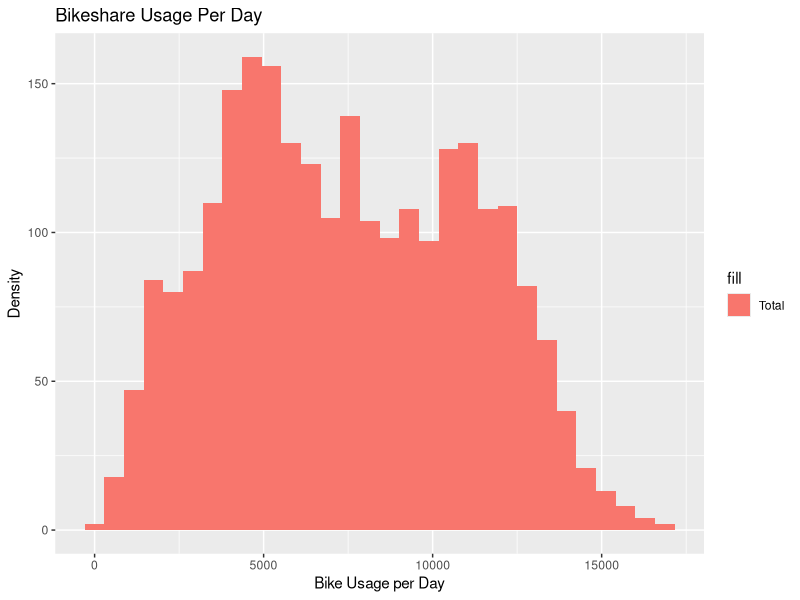
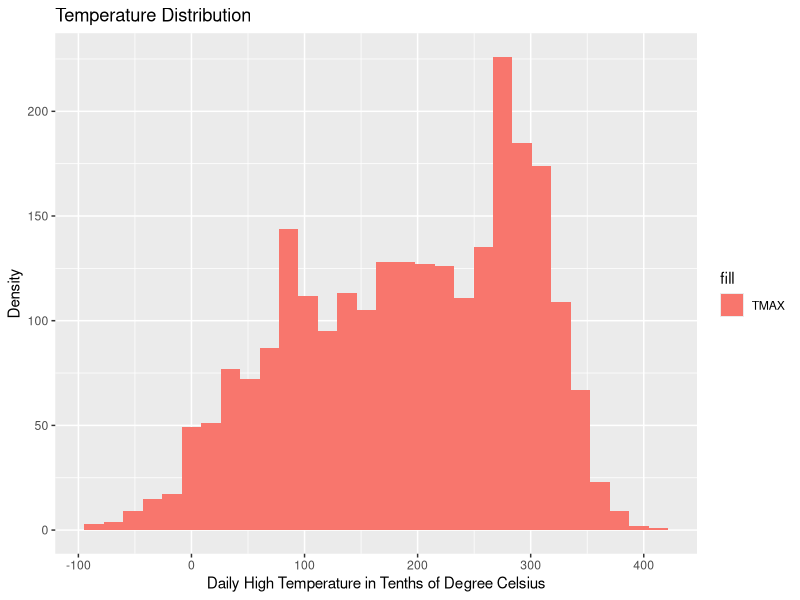
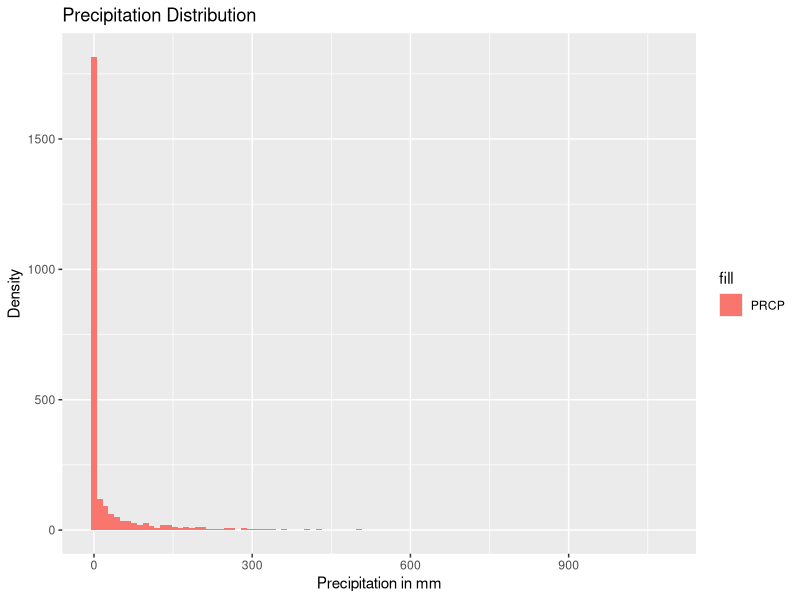
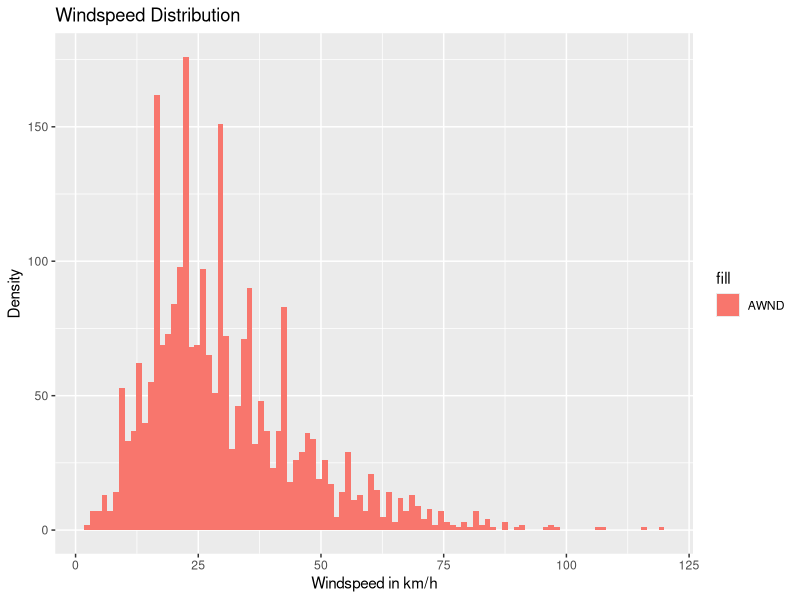
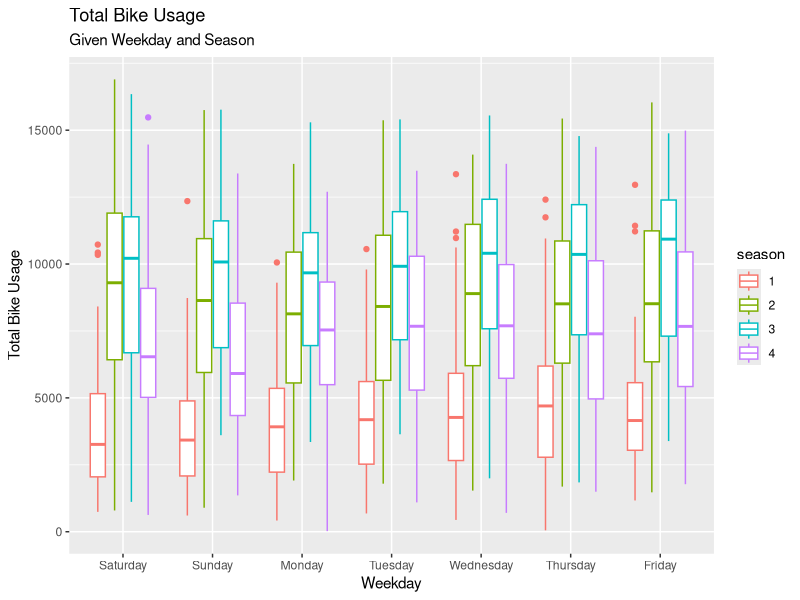
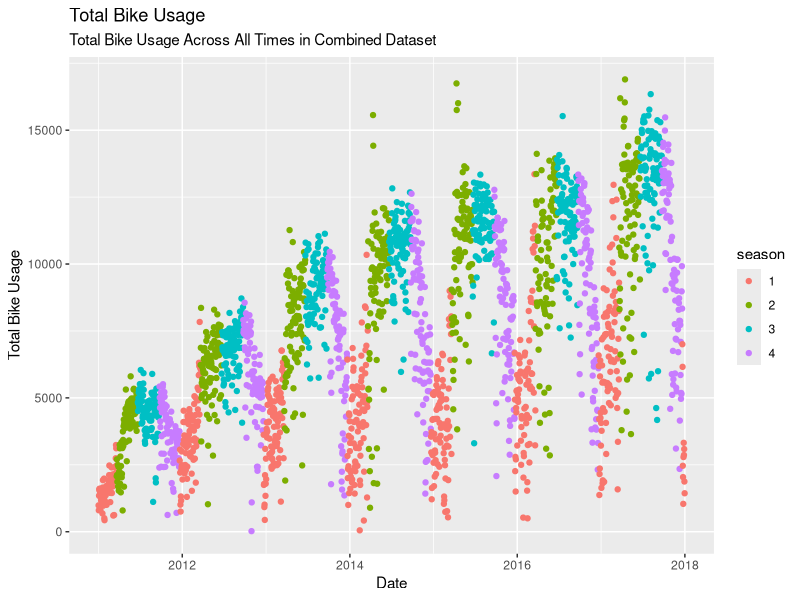

The R script that drew these images, in order: (Note: this script raises an error after producing the figures.)
## ---- chunk 1
knitr::opts_chunk$set(echo = TRUE)
library(tidyverse)
library(ggplot2)
require(gridExtra)
library(kableExtra)
library(broom)
## ---- chunk 2
library(tidyverse)
library(ggplot2)
final_df <- read_csv('../Data/final_df.csv')
final_df %>% ggplot() + geom_histogram(mapping = aes(cnt, fill="Total"), alpha = 1) +
    labs(
    x = "Bike Usage per Day",
    y = "Density",
    title = "Bikeshare Usage Per Day"
  )
## ---- chunk 3

final_df %>% ggplot() + geom_histogram(mapping = aes(TMAX, fill="TMAX"), alpha = 1) +
    labs(
    x = "Daily High Temperature in Tenths of Degree Celsius",
    y = "Density",
    title = "Temperature Distribution"
  )
## ---- chunk 4

final_df %>% ggplot() + geom_histogram(mapping = aes(PRCP, fill="PRCP"), bins = 100, alpha = 1) +
    labs(
    x = "Precipitation in mm",
    y = "Density",
    title = "Precipitation Distribution"
  )
## ---- chunk 5

final_df %>% ggplot() + geom_histogram(mapping = aes(AWND, fill="AWND"), bins = 100, alpha = 1) +
    labs(
    x = "Windspeed in km/h",
    y = "Density",
    title = "Windspeed Distribution"
  )
## ---- chunk 6
final_df %>% mutate(season = as_factor(season)) %>%  
  mutate(day_of_week = as_factor(day_of_week)) %>%
  ggplot(mapping = aes(day_of_week, cnt, color = season)) +
  geom_boxplot() +
  labs(
    x = "Weekday",
    y = "Total Bike Usage",
    title = "Total Bike Usage",
    subtitle = "Given Weekday and Season"
  )
## ---- chunk 7
final_df %>% mutate(season = as_factor(season)) %>%  
  mutate(day_of_week = as_factor(day_of_week)) %>%
  ggplot(mapping = aes(dteday, cnt, color = season)) +
  geom_point() +
  labs(
    x = "Date",
    y = "Total Bike Usage",
    title = "Total Bike Usage",
    subtitle = "Total Bike Usage Across All Times in Combined Dataset"
  )
## ---- chunk 8
final_df %>% mutate(season = as_factor(season)) %>%  
  mutate(day_of_week = as_factor(day_of_week))
  ggplot(mapping = aes(TMAX, cnt, color = season)) +
  geom_point() +
  labs(
    x = "TMAX",
    y = "Total Bike Usage",
    title = "Total Bike Usage",
    subtitle = "Total Bike Usage vs. Temperature and Season"
  )
## ---- chunk 9
final_df %>% mutate(season = as_factor(season)) %>%  
  mutate(day_of_week = as_factor(day_of_week)) %>%
  ggplot(mapping = aes(PRCP, cnt, color = season)) +
  geom_point() +
  labs(
    x = "PRCP",
    y = "Total Bike Usage",
    title = "Total Bike Usage",
    subtitle = "Total Bike Usage vs. Precipitation and Season"
  )
## ---- chunk 10
final_df %>% mutate(season = as_factor(season)) %>%  
  mutate(day_of_week = as_factor(day_of_week)) %>%
  ggplot(mapping = aes(AWND, cnt, color = season)) +
  geom_point() +
  labs(
    x = "AWND",
    y = "Total Bike Usage",
    title = "Total Bike Usage",
    subtitle = "Total Bike Usage vs. Windspeed and Season"
  )
## ---- chunk 11
final_df %>% select(TMAX, PRCP, AWND, cnt) %>% cor()
## ---- chunk 12
final_df <- final_df %>% mutate(season = as_factor(season)) %>%  
  mutate(day_of_week = as_factor(day_of_week))
lin_reg <- lm(cnt ~ TMAX + PRCP + AWND + day_of_week + season, data = final_df)
summary(lin_reg)
pred <- predict(lin_reg, final_df)
plot(final_df$cnt)
lines(pred, col = 'red')
